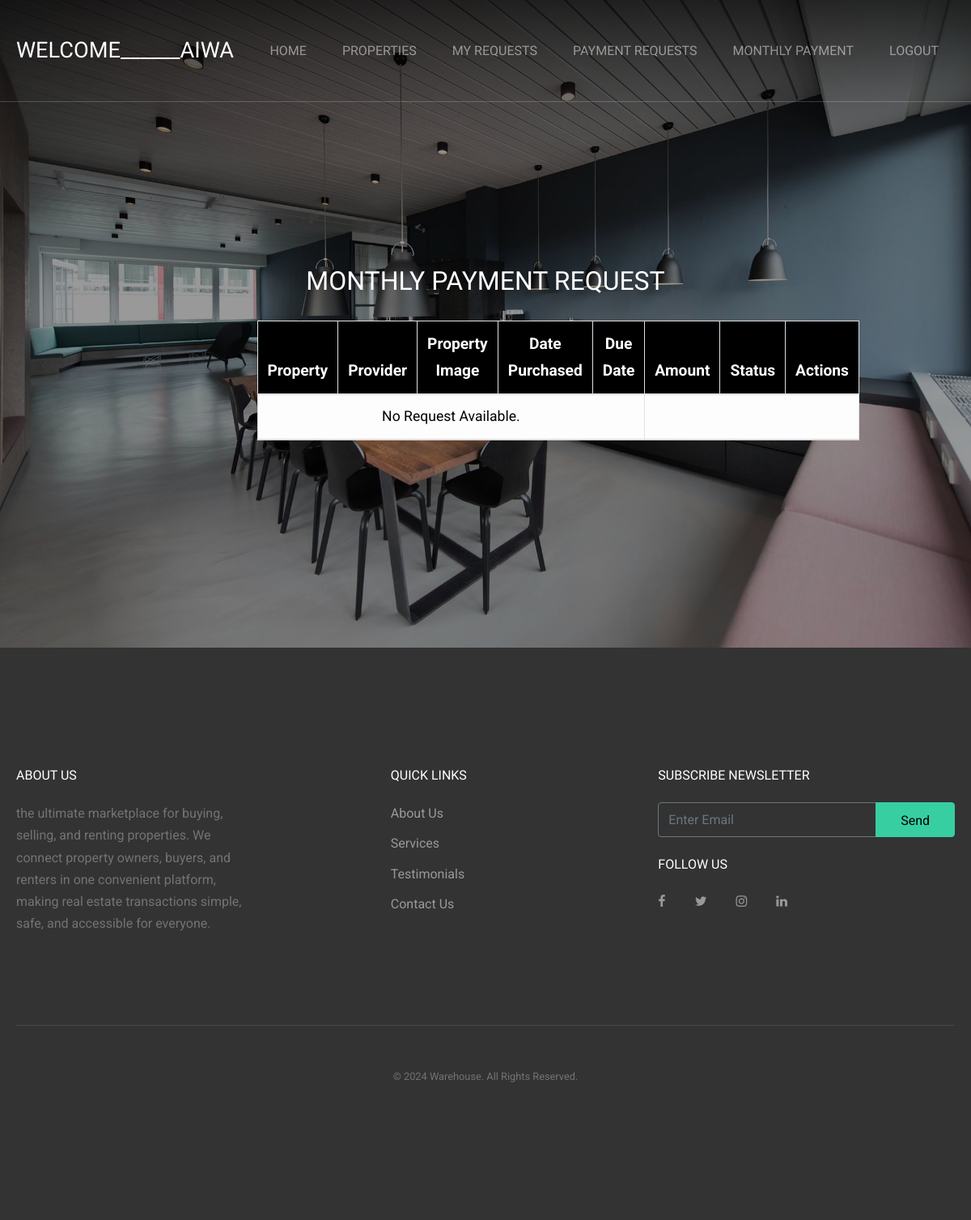
Before: /monthly_payment/ (signed in) with the older database file.
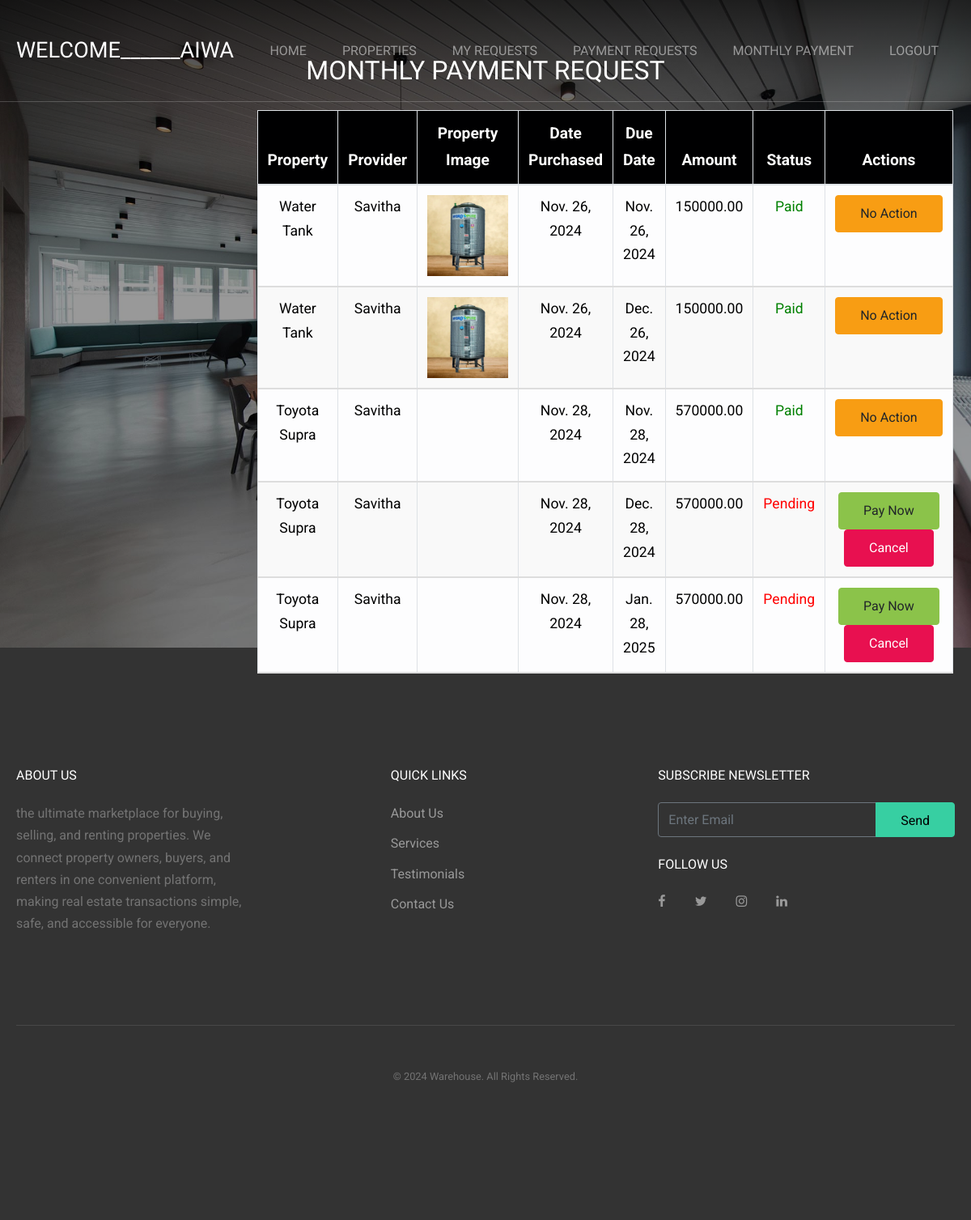
After: the same page with the newer database file.
### blockchain/models.py (models this page shows, shortened)
class MonthlyPayment(models.Model):
    request = models.ForeignKey(UserRequest, on_delete=models.CASCADE)
    tenant = models.ForeignKey(User, on_delete=models.CASCADE, limit_choices_to={'role': 'tenant'})
    property = models.ForeignKey(Property, on_delete=models.CASCADE)
    due_date = models.DateField()
    amount = models.DecimalField(decimal_places=2, max_digits=10, default=0.00)
    is_paid = models.BooleanField(default=False)

class Property(models.Model):
    provider = models.ForeignKey(User, on_delete=models.CASCADE, limit_choices_to={'role': 'provider'})
    title = models.CharField(max_length=100)
    description = models.TextField()
    address = models.TextField()
    rent_amount = models.DecimalField(max_digits=10, decimal_places=2)
    is_approved = models.BooleanField(default=False)
    image = models.ImageField(upload_to='property_image/')

class User(AbstractUser):
    USER_ROLES = [
        ('tenant', 'Tenant'),
        ('provider', 'Provider')
    ]
    role = models.CharField(max_length=10, choices=USER_ROLES)
    verification_status = models.BooleanField(default=False)  # For Admin to verify accounts
    contact_number = models.CharField(max_length=15, null=True, blank=True)
    address = models.TextField(null=True, blank=True)
    document = models.ImageField(upload_to='documents/')

class UserRequest(models.Model):
    RENTAL_PERIOD_CHOICES = [
        ('days', 'Days'),
        ('months', 'Months'),
        ('years', 'Years'),
    ]
    tenant = models.ForeignKey(User, on_delete=models.CASCADE, limit_choices_to={'role': 'tenant'})
    property = models.ForeignKey(Property, on_delete=models.CASCADE)
    start_date = models.DateField()
    end_date = models.DateField()
    rental_period = models.CharField(max_length=10, choices=RENTAL_PERIOD_CHOICES)
    duration = models.PositiveIntegerField()  # The number of days, months, or years
    aadhar = models.ImageField(upload_to='request_aadhar/')
    is_approved = models.BooleanField(default=False)
    monthly_rent = models.BooleanField(default=False)
    loan = models.BooleanField(default=False)

### blockchain/views.py (the view, shortened to what this page needs)
# urls.py: path('monthly_payment/', views.monthly_payment, name='monthly_payment'),
def monthly_payment(request):
    requests = MonthlyPayment.objects.filter(tenant=request.user)
    return render(request, 'monthly_payment.html', {'requests': requests})

### templates/monthly_payment.html (shortened to what the changed rows need)
<!DOCTYPE html>
<html lang="en">
  <head>
    <link rel="stylesheet" href="../static/fonts/icomoon/style.css">
    <link rel="stylesheet" href="../static/css/bootstrap.min.css">
    <link rel="stylesheet" href="../static/css/jquery-ui.css">
    <link rel="stylesheet" href="../static/css/owl.carousel.min.css">
    <link rel="stylesheet" href="../static/css/owl.theme.default.min.css">
    <link rel="stylesheet" href="../static/css/owl.theme.default.min.css">
    <link rel="stylesheet" href="../static/css/jquery.fancybox.min.css">
    <link rel="stylesheet" href="../static/css/bootstrap-datepicker.css">
    <link rel="stylesheet" href="../static/fonts/flaticon/font/flaticon.css">
    <link rel="stylesheet" href="../static/css/aos.css">
    <link rel="stylesheet" href="../static/css/style.css">
  </head>
  <body data-spy="scroll" data-target=".site-navbar-target" data-offset="300">
  <div class="site-wrap">
    <header class="site-navbar py-4 js-sticky-header site-navbar-target" role="banner">
      <div class="container">
        <div class="row align-items-center">
          <div class="col-6 col-xl-2">
            <h1 class="mb-0 site-logo m-0 p-0"><a href="/" class="mb-0">Welcome______{{ request.user.username }}</a></h1>
          </div>
        </div>
      </div>
    </header>
    <div class="site-block-wrap">
      <div class="site-blocks-cover overlay overlay-2" style="background-image: url(../static/images/hero_1.jpg);" data-aos="fade" id="home-section">
        <div class="container">
          <div class="row align-items-center justify-content-center">
            <div class="col-md-6 mt-lg-5 text-center">
                <h2 class="text-white">Monthly payment Request</h2>
          <table class="table table-bordered table-light">
            <thead>
              <tr>
                <th>Property</th>
                <th>Provider</th>
                <th>Property Image</th>
                <th>Date Purchased</th>
                <th>Due Date</th>
                <th>Amount</th>
                <th>Status</th>
                <th>Actions</th>
              </tr>
            </thead>
            <tbody>
              {% for request in requests %}
              <tr>
                <td>{{ request.property.title }}</td>
                <td>{{ request.property.provider.username }}</td>
                <td>
                  <img src="{{ request.property.image.url }}" alt="{{ property.provider.username }}" style="max-width: 100px; cursor: pointer;">
                </td>
                <td>{{ request.request.start_date }}</td>
                <td>{{ request.due_date }}</td>
                <td>{{ request.amount }}</td>
                <td>
                    {% if request.is_paid == False %}
                        <span style="color: red;">Pending</span>
                    {% else %}
                        <span style="color: green;">Paid</span>
                    {% endif %}
                </td>
                <td>
                    {% if not request.is_paid %}
                    <form method="post" style="display:inline;" action="{% url 'monthly_payment' %}">
                        <button class="btn btn-success" type="submit" name="action" value="pay">Pay Now</button>
                        <button class="btn btn-danger" type="submit" name="action" value="cancel">Cancel</button>
                    </form>
                    {% else %}
                        <span class="btn btn-warning">No Action</span>
                {% endif %}
              </td>
              </tr>
              {% empty %}
              <tr>
                <td colspan="5">No Request Available.</td>
              </tr>
              {% endfor %}
            </tbody>
          </table>
            </div>
          </div>
        </div>
      </div>
  </div>
    <footer class="site-footer">
      <div class="container">
        <div class="row">
          <div class="col-md-8">
            <div class="row">
              <div class="col-md-5">
                <h2 class="footer-heading mb-4">About Us</h2>
              </div>
              <div class="col-md-3 mx-auto">
                <h2 class="footer-heading mb-4">Quick Links</h2>
              </div>
            </div>
          </div>
          <div class="col-md-4">
            <div class="mb-4">
              <h2 class="footer-heading mb-4">Subscribe Newsletter</h2>
            </div>
            <div class="">
              <h2 class="footer-heading mb-4">Follow Us</h2>
            </div>
          </div>
        </div>
      </div>
    </footer>
  </div>
  </body>
</html>

Changed rows visible on the page:
added MonthlyPayment: property "Water Tank", property.provider.username "Savitha", property.image (picture), request.start_date "Nov. 26, 2024", due_date "Nov. 26, 2024", amount "150000.00", is_paid "Paid"
added MonthlyPayment: property "Water Tank", property.provider.username "Savitha", property.image (picture), request.start_date "Nov. 26, 2024", due_date "Dec. 26, 2024", amount "150000.00", is_paid "Paid"
added MonthlyPayment: property "Toyota Supra", property.provider.username "Savitha", request.start_date "Nov. 28, 2024", due_date "Nov. 28, 2024", amount "570000.00", is_paid "Paid"
added MonthlyPayment: property "Toyota Supra", property.provider.username "Savitha", request.start_date "Nov. 28, 2024", due_date "Dec. 28, 2024", amount "570000.00", is_paid "Pending"
added MonthlyPayment: property "Toyota Supra", property.provider.username "Savitha", request.start_date "Nov. 28, 2024", due_date "Jan. 28, 2025", amount "570000.00", is_paid "Pending"
Other visible differences:
text no longer shown: "No Request Available."
